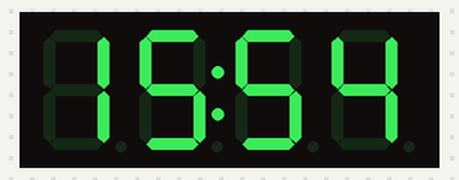
Simulated run of this program. Board: ESP8266 board running MicroPython. Parts: 4-digit seven-segment display. The clock reads 2024-03-15 10:24:30 at power-on unless the program sets it; what the program prints to the serial console is not drawn.

Above: at 0.1 s.
At 5.1 s:
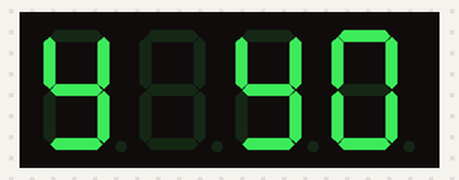
At 10.7 s:
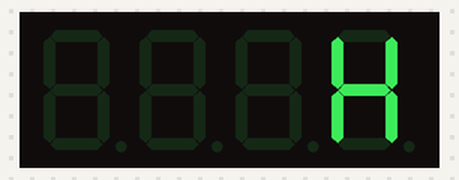
At 19.7 s:
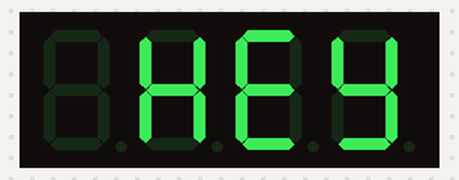
At 29.8 s:
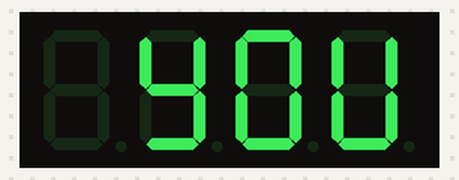
At 39.3 s:
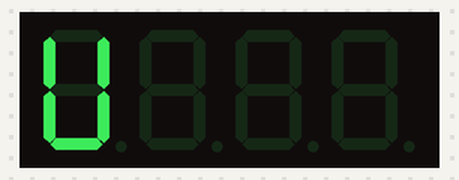

Measured:
- what the display in image 0 shows lasts 2.0 s, from 0.1 s to 2.1 s
- what the display in image 1 shows lasts 0.5 s, from 5.1 s to 5.6 s

The program:

4DigitDisplay.py
```python
import network
import ntptime
import utime
from machine import Pin
import tm1637

# 4-digit 8-segment display setup
clk = Pin(5)  # GPIO5 (D1)
dio = Pin(4)  # GPIO4 (D2)
display = tm1637.TM1637(clk=clk, dio=dio)
offset_seconds = 5 * 3600 + 30 * 60 # For IST

display.brightness(5)

# Synchronize time with NTP
def sync_time():
    print("Synchronizing time with NTP...")
    ntptime.settime()  # Fetch time from NTP and set RTC
    print("Time synchronized!")

# Display current time on the 4-digit display
def display_time():
    while True:
        # Get the current local time (adjust for your timezone if needed)
        # Adjust for IST (UTC+5:30)
        now = utime.localtime(utime.time() + offset_seconds)
        hour = now[3]
        minute = now[4]
        # Display the time in HH:MM format
        if utime.time() % 2 == 0:
            display.numbers(hour, minute, colon=True)
        else:
            display.numbers(hour, minute, colon=False)

        utime.sleep(2)

        display.scroll("HEY YOU",delay=500)

# Main function
def main():
    sync_time()
    display_time()

# Run the program
main()
```
